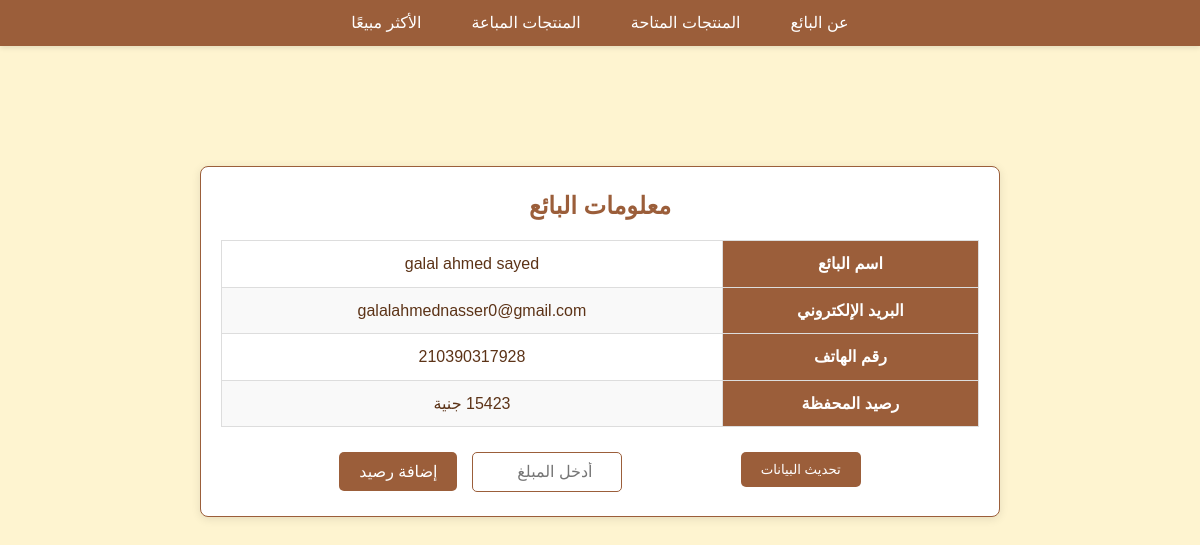
The page /admin_panel/seller-info.php?user=5 (signed in) on the database its author committed.
### tables this page shows
CREATE TABLE `users` (
  `user_id` int(11) NOT NULL,
  `user_name` varchar(50) NOT NULL,
  `user_email` varchar(32) NOT NULL,
  `user_mobile` varchar(20) NOT NULL,
  `user_password` varchar(30) NOT NULL,
  `user_role` varchar(6) DEFAULT NULL,
  `user_wallet` int(11) NOT NULL,
  `user_ItemsNumber` int(11) NOT NULL
);

### admin_panel/seller-info.php (the view, shortened to what this page needs)
<?php
include("../connect.php");
$stmt = $db->prepare("SELECT user_name, user_email, user_wallet, user_ItemsNumber, user_mobile FROM users WHERE user_id=:user_id");
$stmt->bindParam(':user_id', $_GET['user'], PDO::PARAM_STR);
$stmt->execute();
$result = $stmt->fetch(PDO::FETCH_ASSOC);
?>
<!DOCTYPE html>
<html lang="ar" dir="rtl">
<head>
    <link rel="stylesheet" href="assets/css/style1.css">
</head>
<body>
    <nav id="navbar">
        <ul>
            <li><a href="#seller-info">عن البائع</a></li>
            <li><a href="#available-products">المنتجات المتاحة</a></li>
            <li><a href="#sold-products">المنتجات المباعة</a></li>
            <li><a href="#best-sellers">الأكثر مبيعًا</a></li>
        </ul>
    </nav>
    <div id="dashboard">
        <section id="seller-info" class="section">
            <h2>معلومات البائع</h2>
            <table class="info-table">
                <tr>
                    <th>اسم البائع</th>
                    <td><?php echo $result['user_name'] ?></td>
                </tr>
                <tr>
                    <th>البريد الإلكتروني</th>
                    <td><?php echo $result['user_email'] ?></td>
                </tr>
                <tr>
                    <th>رقم الهاتف</th>
                    <td><?php echo $result['user_mobile'] ?></td>
                </tr>
                <tr>
                    <th>رصيد المحفظة</th>
                    <td><?php echo $result['user_wallet'] . " جنية" ?></td>
                </tr>
            </table>
            <div class="action-buttons">
                <a href="../seller-dashboard/edit-account.php?user-id=
                <?php echo $_GET['user']; ?>"><button class="btn edit-btn">تحديث البيانات</button></a>
                <form method="POST" action="" class="add-balance-form">
                    <input type="number" name="amount" placeholder="أدخل المبلغ" min="1" required>
                    <button type="submit" name="add-balance" class="add-balance">إضافة رصيد</button>
                </form>
            </div>
        </section>
    </div>
</body>
</html>

### admin_panel/assets/css/style1.css (style rules this page uses)
* { margin: 0; padding: 0; box-sizing: border-box; }
body { font-family: 'Cairo', sans-serif; background-color: #fef4d0; color: #5c3317; direction: rtl; line-height: 1.6; }
#navbar { width: 100%; background: #9b5e3a; padding: 10px 20px; display: flex; justify-content: center; align-items: center; box-shadow: 0 2px 5px rgba(0, 0, 0, 0.1); }
#navbar ul { list-style: none; display: flex; gap: 20px; }
#navbar ul li a { text-decoration: none; font-size: 16px; color: #fff; padding: 10px 15px; border-radius: 5px; transition: all 0.3s ease-in-out; }
#dashboard { margin-top: 100px; padding: 20px; display: flex; flex-direction: column; align-items: center; gap: 20px; }
.section { background-color: #fff; border: 1px solid #9b5e3a; border-radius: 8px; padding: 20px; width: 100%; max-width: 800px; box-shadow: 0 2px 10px rgba(0, 0, 0, 0.1); transition: transform 0.3s ease, box-shadow 0.3s ease; }
h2 { text-align: center; margin-bottom: 15px; color: #9b5e3a; }
table { width: 100%; border-collapse: collapse; }
table th, table td { text-align: center; padding: 10px; border: 1px solid #ddd; }
table th { background-color: #9b5e3a; color: #fff; transition: all 0.3s ease-in-out; }
table tr:nth-child(even) { background-color: #f9f9f9; }
.action-buttons { display: flex; justify-content: space-evenly; margin-top: 20px; }
button { padding: 10px 20px; border: none; background-color: #9b5e3a; color: #fff; border-radius: 5px; cursor: pointer; transition: all 0.3s ease; margin: 5px; }
.add-balance-form { display: flex; gap: 10px; align-items: center; }
.add-balance-form input[type="number"] { padding: 10px; border: 1px solid #9b5e3a; border-radius: 5px; font-size: 16px; width: 150px; text-align: center; }
.add-balance-form button { padding: 10px 20px; border: none; border-radius: 5px; background-color: #9b5e3a; color: #fff; cursor: pointer; font-size: 16px; transition: all 0.3s ease; }

### rows shown on the page
users: user_name "galal ahmed sayed", user_email "galalahmednasser0@gmail.com", user_mobile "210390317928"
